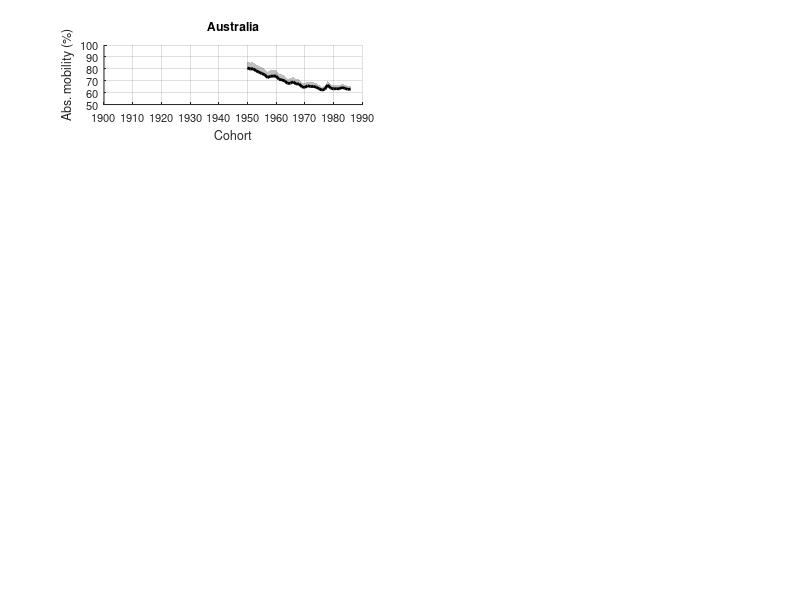

MATLAB code to generate this figure: (Note: this script raises an error after producing the figure.)
%Creates Figure C.4 - The evolution of absolute intergenerational mobility
%in advanced economies. Requires results and data included in
%'mobility_with_err.mat'. This figure also displays the absolute mobility
%estimates included in Table H.1.

clear;
close all;
load('mobility_with_err.mat')

grey1=[0.4 0.4 0.4];
grey2=[0.8 0.8 0.8];
grey3=[0.8 0.8 0.8];
grey4=[0.5 0.5 0.5];

subplot(5,2,1)
hh4=fill([AS(:,1)' fliplr(AS(:,1)')],[AS(:,4)' flipud(AS(:,3))'],'k');
set(hh4,'facealpha',.25)
set(hh4,'linestyle','none')
hold on;
hh00=plot(AS(:,1),AS(:,2),'k-','linewidth',2);
xlim([1900 1990]);
ylim([50 100]);set(gca,'ytick',50:10:100,'fontsize',8);
set(gca,'xtick',1870:10:2000)
box off;
xlabel('Cohort','fontsize',9);
ylabel('Abs. mobility (%)','fontsize',9);
grid on
title('Australia')
disp('Australia:');disp([AS(:,1) round(AS(:,2),1)])

subplot(5,2,2)
hh4=fill([CA(:,1)' fliplr(CA(:,1)')],[CA(:,4)' flipud(CA(:,3))'],'k');
set(hh4,'facealpha',.25)
set(hh4,'linestyle','none')
hold on;
hh00=plot(CA(:,1),CA(:,2),'k-','linewidth',2);
xlim([1900 1990]);
ylim([50 100]);set(gca,'ytick',50:10:100,'fontsize',8);
set(gca,'xtick',1870:10:2000)
box off;
xlabel('Cohort','fontsize',9);
ylabel('Abs. mobility (%)','fontsize',9);
grid on
title('Canada')
disp('Canada:');disp([CA(:,1) round(CA(:,2),1)])

subplot(5,2,3)
hh4=fill([DK(:,1)' fliplr(DK(:,1)')],[DK(:,4)' flipud(DK(:,3))'],'k');
set(hh4,'facealpha',.25)
set(hh4,'linestyle','none')
hold on;
hh00=plot(DK(:,1),DK(:,2),'k-','linewidth',2);
xlim([1900 1990]);
ylim([50 100]);set(gca,'ytick',50:10:100,'fontsize',8);
set(gca,'xtick',1870:10:2000)
box off;
xlabel('Cohort','fontsize',9);
ylabel('Abs. mobility (%)','fontsize',9);
grid on
title('Denmark')
disp('Denmark:');disp([DK(:,1) round(DK(:,2),1)])

subplot(5,2,4)
indind=1:length(FI(:,1));indind(11:13)=[];
hh4=fill([FI(indind,1)' fliplr(FI(indind,1)')],[FI(indind,4)' flipud(FI(indind,3))'],'k');
set(hh4,'facealpha',.25)
set(hh4,'linestyle','none')
hold on;
hh00=plot(FI(indind,1),FI(indind,2),'k-','linewidth',2);
xlim([1900 1990]);
ylim([50 100]);set(gca,'ytick',50:10:100,'fontsize',8);
set(gca,'xtick',1870:10:2000)
box off;
xlabel('Cohort','fontsize',9);
ylabel('Abs. mobility (%)','fontsize',9);
grid on
title('Finland')
disp('Finland:');disp([FI(indind,1) round(FI(indind,2),1)])

subplot(5,2,5)
hh4=fill([FR(:,1)' fliplr(FR(:,1)')],[FR(:,4)' flipud(FR(:,3))'],'k');
set(hh4,'facealpha',.25)
set(hh4,'linestyle','none')
hold on;
hh00=plot(FR(:,1),FR(:,2),'k-','linewidth',2);
xlim([1900 1990]);
ylim([50 100]);set(gca,'ytick',50:10:100,'fontsize',8);
set(gca,'xtick',1870:10:2000)
box off;
xlabel('Cohort','fontsize',9);
ylabel('Abs. mobility (%)','fontsize',9);
grid on
title('France')
disp('France:');disp([FR(:,1) round(FR(:,2),1)])

subplot(5,2,6)
hh4=fill([JP(:,1)' fliplr(JP(:,1)')],[JP(:,4)' flipud(JP(:,3))'],'k');
set(hh4,'facealpha',.25)
set(hh4,'linestyle','none')
hold on;
hh00=plot(JP(:,1),JP(:,2),'k-','linewidth',2);
xlim([1900 1990]);
ylim([50 100]);set(gca,'ytick',50:10:100,'fontsize',8);
set(gca,'xtick',1870:10:2000)
box off;
xlabel('Cohort','fontsize',9);
ylabel('Abs. mobility (%)','fontsize',9);
grid on
title('Japan')
disp('Japan:');disp([JP(:,1) round(JP(:,2),1)])

subplot(5,2,7)
hh4=fill([NO(:,1)' fliplr(NO(:,1)')],[NO(:,4)' flipud(NO(:,3))'],'k');
set(hh4,'facealpha',.25)
set(hh4,'linestyle','none')
hold on;
hh00=plot(NO(:,1),NO(:,2),'k-','linewidth',2);
xlim([1900 1990]);
ylim([50 100]);set(gca,'ytick',50:10:100,'fontsize',8);
set(gca,'xtick',1870:10:2000)
box off;
xlabel('Cohort','fontsize',9);
ylabel('Abs. mobility (%)','fontsize',9);
grid on
title('Norway')
disp('Norway:');disp([NO(:,1) round(NO(:,2),1)])

subplot(5,2,8)
hh4=fill([SW(:,1)' fliplr(SW(:,1)')],[SW(:,4)' flipud(SW(:,3))'],'k');
set(hh4,'facealpha',.25)
set(hh4,'linestyle','none')
hold on;
hh00=plot(SW(:,1),SW(:,2),'k-','linewidth',2);
xlim([1900 1990]);
ylim([50 100]);set(gca,'ytick',50:10:100,'fontsize',8);
set(gca,'xtick',1870:10:2000)
box off;
xlabel('Cohort','fontsize',9);
ylabel('Abs. mobility (%)','fontsize',9);
grid on
title('Sweden')
disp('Sweden:');disp([SW(:,1) round(SW(:,2),1)])

subplot(5,2,9)
hh4=fill([UK(:,1)' fliplr(UK(:,1)')],[UK(:,4)' flipud(UK(:,3))'],'k');
set(hh4,'facealpha',.25)
set(hh4,'linestyle','none')
hold on;
hh00=plot(UK(:,1),UK(:,2),'k-','linewidth',2);
xlim([1900 1990]);
ylim([50 100]);set(gca,'ytick',50:10:100,'fontsize',8);
set(gca,'xtick',1870:10:2000)
box off;
xlabel('Cohort','fontsize',9);
ylabel('Abs. mobility (%)','fontsize',9);
grid on
title('United Kingdom')
disp('United Kingdom:');disp([UK(:,1) round(UK(:,2),1)])

subplot(5,2,10)
hh4=fill([US(:,1)' fliplr(US(:,1)')],[US(:,4)' flipud(US(:,3))'],'k');
set(hh4,'facealpha',.25)
set(hh4,'linestyle','none')
hold on;
hh00=plot(US(:,1),US(:,2),'k-','linewidth',2);
xlim([1900 1990]);
ylim([50 100]);set(gca,'ytick',50:10:100,'fontsize',8);
set(gca,'xtick',1870:10:2000)
box off;
xlabel('Cohort','fontsize',9);
ylabel('Abs. mobility (%)','fontsize',9);
grid on
title('United States')
disp('United States:');disp([US(:,1) round(US(:,2),1)])

%Export figure
set(gcf,'color','w');
set(gcf, 'Position', [10 10 500*1.75 520*1.9]);
exportgraphics(gcf,'figureC4.jpg','Resolution',1200)
exportgraphics(gcf,'figureC4.pdf')
exportgraphics(gcf,'figureC4.eps')
close all
clear